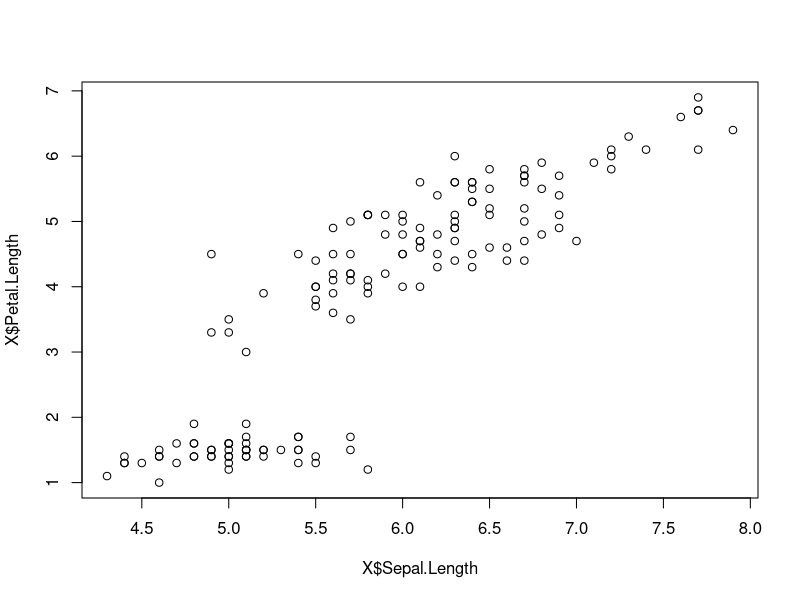

Write the R code that produced this figure. (Note: this script raises an error after producing the figure.)
library(magrittr)
library(mclust)

# Set up the data we'll be using
X <- iris[,-5]
Y <- iris[, 5]


#-------------------------------
# k-means using the iris dataset
#-------------------------------
# call the k-means function in base R
clusters <- X %>% kmeans(3)
# equivalently: clusters <- kmeans(X,3)

# print results
print(clusters)

# compare k-means classes with actual classes
print(table(Y,clusters$cluster))

# try k-means with only two variables
library(tidyverse)
clusterB <- X %>% select(-Sepal.Width) %>% kmeans(3)
print(table(Y, clusterB$cluster))

plot(X$Sepal.Length, X$Petal.Length)

# 2-means clustering
clusterC <- X %>% kmeans(2)
print(table(Y, clusterC$cluster))

#-------------------------------
# EM using the iris dataset
#-------------------------------

Xhat <- X %>% mutate(p1 = runif(dim(X)[1])) # Prior probabilities

# call the EM clustering function from the mclust package
clusters <- X %>% Mclust(G=3)
# equivalently: clusters <- Mclust(X,G=3)

clustersKM <- clusters

# list inferred probabilities of Pr(Y=y)
print(clusters$parameters$pro)

# list frequencies of each species in iris data
print(table(Y))

# list average of X's conditional on being in class y
print(clusters$parameters$mean)

# list posterior class probabilities for each observation in our training data
head(clusters$z)

# compare EM classes with actual classes
print(table(Y,clusters$classification))


#-------------------------------
# Principal components analysis
#-------------------------------
# computing eigen values
cormat <- X %>% cor(.)
print(cormat)
print(eigen(cormat)$values)

# compute eigen vectors
v <- eigen(cormat)$vectors
print(crossprod(v)) # should be identity matrix

# do PCA using base R function prcomp
prin.comp <- prcomp(X, scale. = T)

# show eigen vectors (will be same as v)
print(prin.comp$rotation)

# show eigen values
print(prin.comp$sdev^2)

# which components explain the most variance?
prop.var.explained <- prin.comp$sdev^2/sum(prin.comp$sdev^2)
print(prop.var.explained)

# keep only the first three components (since these explain 99.5% of the variance)
reducedX <- prin.comp$x[,seq(1,3)]
reducedXlook <- prin.comp$x %>% as.data.frame()
cormat.new <- reducedXlook %>% cor(.)
print(cormat.new)

## try EM clustering on reduced data ... can we still get the same answer?
#-------------------------------
clustersDR <- reducedX %>% Mclust(G=3)
# equivalently: clusters <- Mclust(X,G=3)

# list inferred probabilities of Pr(Y=y)
print(clustersDR$parameters$pro)

# list frequencies of each species in iris data
print(table(Y))

# list average of X's conditional on being in class y
print(clustersDR$parameters$mean)

# list posterior class probabilities for each observation in our training data
head(clustersDR$z)

# compare EM classes with actual classes
print(table(Y,clustersDR$classification))


## try k-means on reduced data ... how does it perform?
#-------------------------------
clustersKDR <- reducedX %>% kmeans(3)
# equivalently: clusters <- kmeans(X,3)

# print results
print(clustersKDR)

# compare k-means classes with actual classes
print(table(Y,clustersKDR$cluster))


# the below uses mlr ... now obsolete
## try naive Bayes in full and reduced data ... how do we do?
#-------------------------------
# Full data
n <- nrow(iris)
train <- sample(n, size = .8*n)
test  <- setdiff(1:n, train)
iris.train <- iris[train,]
iris.test  <- iris[test, ]

# classification task
classifTask <- makeClassifTask(data = iris.train, target = "Species")

# Set prediction algorithm
alg.nb    <- makeLearner("classif.naiveBayes", predict.type = "response")

# Train the model
final.nb    <- train(learner = alg.nb,    task = classifTask)

# Predict in test set
pred.nb    <- predict(final.nb,    newdata = iris.test)

# Assess performance
print(performance(pred.nb,    measures = list(kappa)))



# Reduced data
reducedIris <- as.data.frame(cbind(iris[,5],reducedX))
colnames(reducedIris)[1] <- "Species"
reducedIris$Species <- as.factor(reducedIris$Species)

n <- nrow(iris)
train <- sample(n, size = .8*n)
test  <- setdiff(1:n, train)
iris.train <- reducedIris[train,]
iris.test  <- reducedIris[test, ]

# classification task
classifTask <- makeClassifTask(data = iris.train, target = "Species")

# Set prediction algorithm
alg.nb    <- makeLearner("classif.naiveBayes", predict.type = "response")

# Train the model
final.nb    <- train(learner = alg.nb,    task = classifTask)

# Predict in test set
pred.nb    <- predict(final.nb,    newdata = iris.test)

# Assess performance
print(performance(pred.nb,    measures = list(kappa)))


#-------------------------------
# Nonlinear Dimension Reduction
#-------------------------------
# Use RDRToolbox package
isomapped <- Isomap(data=as.matrix(X), dims=3, k=5)
XreducedNL <- isomapped$dim3

## try EM clustering on reduced data ... can we still get the same answer?
#-------------------------------
clustersNLDR <- XreducedNL %>% Mclust(G=3)
# equivalently: clusters <- Mclust(X,G=3)

# list inferred probabilities of Pr(Y=y)
print(clustersNLDR$parameters$pro)

# list frequencies of each species in iris data
print(table(Y))

# list average of X's conditional on being in class y
print(clustersNLDR$parameters$mean)

# list posterior class probabilities for each observation in our training data
head(clustersNLDR$z)

# compare EM classes with actual classes
print(table(Y,clustersNLDR$classification))
